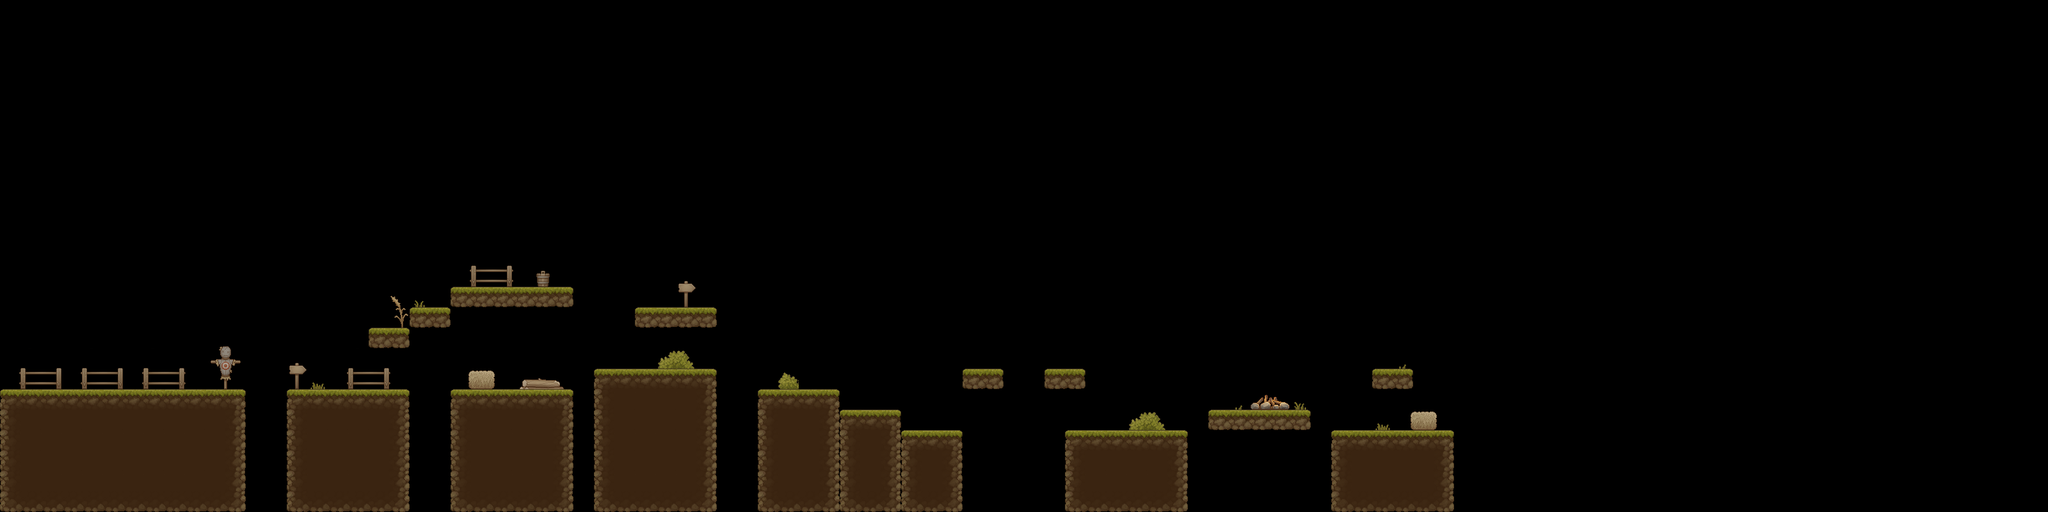

Below is a game level as drawn by its tile map, then a one-line description and the .tmx that defines it (tile-layer data replaced by summaries):
An orthogonal 100x25 tile map with 32x32 px tiles, 2 tile layers (tiles, decor), 2 tilesets and 24 objects.

<map version="1.5" tiledversion="1.7.2" orientation="orthogonal" renderorder="right-down" width="100" height="25" tilewidth="32" tileheight="32" infinite="0" nextlayerid="5" nextobjectid="28">
 <tileset firstgid="1" name="TX Tileset Ground" tilewidth="32" tileheight="32" tilecount="256" columns="16">
  <image source="../images/tx_tileset_ground.png" width="512" height="512" />
  <wangsets>
   <wangset name="ground_platforms" type="mixed" tile="-1">
    <wangcolor name="" color="#ff0000" tile="-1" probability="1" />
    <wangtile tileid="0" wangid="0,0,1,1,1,0,0,0" />
    <wangtile tileid="1" wangid="0,0,1,1,1,1,1,0" />
    <wangtile tileid="2" wangid="0,0,0,0,1,1,1,0" />
    <wangtile tileid="16" wangid="1,1,1,1,1,0,0,0" />
    <wangtile tileid="17" wangid="1,1,1,1,1,1,1,1" />
    <wangtile tileid="18" wangid="1,0,0,0,1,1,1,1" />
    <wangtile tileid="32" wangid="1,1,1,0,0,0,0,0" />
    <wangtile tileid="33" wangid="1,1,1,0,0,0,1,1" />
    <wangtile tileid="34" wangid="1,0,0,0,0,0,1,1" />
   </wangset>
   <wangset name="horizontal_3_platforms" type="mixed" tile="-1">
    <wangcolor name="" color="#ff0000" tile="-1" probability="1" />
    <wangtile tileid="192" wangid="0,0,1,0,0,0,0,0" />
    <wangtile tileid="193" wangid="0,0,1,0,0,0,1,0" />
    <wangtile tileid="194" wangid="0,0,0,0,0,0,1,0" />
   </wangset>
  </wangsets>
 </tileset>
 <tileset firstgid="257" name="TX Village Props" tilewidth="32" tileheight="32" tilecount="1024" columns="32">
  <image source="../images/tx_village_props.png" width="1024" height="1024" />
 </tileset>
 <layer id="1" name="tiles" width="100" height="25">
  <data>[2500 cells, 310 non-empty, 12 distinct tile ids]</data>
 </layer>
 <layer id="3" name="decor" width="100" height="25">
  <data>[2500 cells, 71 non-empty, 34 distinct tile ids]</data>
 </layer>
 <objectgroup id="2" name="platforms">
  <object id="11" x="0" y="608" width="384" height="192" />
  <object id="12" x="448" y="608" width="192" height="192" />
  <object id="13" x="704" y="608" width="192" height="192" />
  <object id="14" x="928" y="576" width="192" height="224" />
  <object id="15" x="1184" y="608" width="128" height="192" />
  <object id="16" x="1312" y="640" width="96" height="160" />
  <object id="17" x="1408" y="672" width="96" height="128" />
  <object id="18" x="1664" y="672" width="192" height="128" />
  <object id="19" x="1888" y="640" width="160" height="32" />
  <object id="20" x="2080" y="672" width="192" height="128" />
  <object id="21" x="2144" y="576" width="64" height="32" />
  <object id="22" x="1504" y="576" width="64" height="32" />
  <object id="23" x="1632" y="576" width="64" height="32" />
  <object id="24" x="992" y="480" width="128" height="32" />
  <object id="25" x="704" y="448" width="192" height="32" />
  <object id="26" x="640" y="480" width="64" height="32" />
  <object id="27" x="576" y="512" width="64" height="32" />
 </objectgroup>
 <objectgroup id="4" name="enemies">
  <object id="2" x="832" y="448">
   <point />
  </object>
  <object id="3" x="832" y="608">
   <point />
  </object>
  <object id="4" x="1088" y="480">
   <point />
  </object>
  <object id="5" x="1376" y="640">
   <point />
  </object>
  <object id="6" x="1792" y="672">
   <point />
  </object>
  <object id="8" x="2016" y="640">
   <point />
  </object>
  <object id="9" x="2208" y="672">
   <point />
  </object>
 </objectgroup>
</map>
